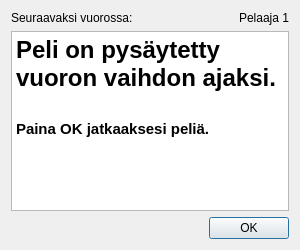
<?xml version="1.0" encoding="UTF-8"?>
<ui version="4.0">
 <class>TurnSwitchDialog</class>
 <widget class="QDialog" name="TurnSwitchDialog">
  <property name="geometry">
   <rect>
    <x>0</x>
    <y>0</y>
    <width>300</width>
    <height>250</height>
   </rect>
  </property>
  <property name="minimumSize">
   <size>
    <width>300</width>
    <height>250</height>
   </size>
  </property>
  <property name="maximumSize">
   <size>
    <width>300</width>
    <height>250</height>
   </size>
  </property>
  <property name="windowTitle">
   <string>Pelivuoron vaihto</string>
  </property>
  <layout class="QGridLayout" name="gridLayout">
   <item row="6" column="0" colspan="2">
    <widget class="QTextBrowser" name="textBrowser">
     <property name="html">
      <string>&lt;!DOCTYPE HTML PUBLIC &quot;-//W3C//DTD HTML 4.0//EN&quot; &quot;http://www.w3.org/TR/REC-html40/strict.dtd&quot;&gt;
&lt;html&gt;&lt;head&gt;&lt;meta name=&quot;qrichtext&quot; content=&quot;1&quot; /&gt;&lt;style type=&quot;text/css&quot;&gt;
p, li { white-space: pre-wrap; }
&lt;/style&gt;&lt;/head&gt;&lt;body style=&quot; font-family:'Cantarell'; font-size:11pt; font-weight:400; font-style:normal;&quot;&gt;
&lt;p style=&quot; margin-top:0px; margin-bottom:0px; margin-left:0px; margin-right:0px; -qt-block-indent:0; text-indent:0px;&quot;&gt;&lt;span style=&quot; font-family:'.SF NS Text'; font-size:18pt; font-weight:600;&quot;&gt;Peli on pysäytetty vuoron vaihdon ajaksi. &lt;/span&gt;&lt;/p&gt;
&lt;p style=&quot;-qt-paragraph-type:empty; margin-top:0px; margin-bottom:0px; margin-left:0px; margin-right:0px; -qt-block-indent:0; text-indent:0px; font-family:'.SF NS Text'; font-size:18pt; font-weight:600;&quot;&gt;&lt;br /&gt;&lt;/p&gt;
&lt;p style=&quot; margin-top:0px; margin-bottom:0px; margin-left:0px; margin-right:0px; -qt-block-indent:0; text-indent:0px;&quot;&gt;&lt;span style=&quot; font-family:'.SF NS Text'; font-weight:600;&quot;&gt;Paina OK jatkaaksesi peliä.&lt;/span&gt;&lt;/p&gt;&lt;/body&gt;&lt;/html&gt;</string>
     </property>
    </widget>
   </item>
   <item row="2" column="0">
    <widget class="QLabel" name="nextPlayerInfoLabel">
     <property name="text">
      <string>Seuraavaksi vuorossa: </string>
     </property>
    </widget>
   </item>
   <item row="2" column="1">
    <widget class="QLabel" name="nextPlayerNameLabel">
     <property name="text">
      <string>Pelaaja 1</string>
     </property>
     <property name="alignment">
      <set>Qt::AlignRight|Qt::AlignTrailing|Qt::AlignVCenter</set>
     </property>
    </widget>
   </item>
   <item row="7" column="1" alignment="Qt::AlignRight">
    <widget class="QPushButton" name="okButton">
     <property name="enabled">
      <bool>true</bool>
     </property>
     <property name="sizePolicy">
      <sizepolicy hsizetype="Fixed" vsizetype="Fixed">
       <horstretch>0</horstretch>
       <verstretch>0</verstretch>
      </sizepolicy>
     </property>
     <property name="maximumSize">
      <size>
       <width>100</width>
       <height>16777215</height>
      </size>
     </property>
     <property name="cursor">
      <cursorShape>PointingHandCursor</cursorShape>
     </property>
     <property name="layoutDirection">
      <enum>Qt::LeftToRight</enum>
     </property>
     <property name="text">
      <string>OK</string>
     </property>
    </widget>
   </item>
  </layout>
 </widget>
 <resources/>
 <connections>
  <connection>
   <sender>okButton</sender>
   <signal>clicked()</signal>
   <receiver>TurnSwitchDialog</receiver>
   <slot>close()</slot>
   <hints>
    <hint type="sourcelabel">
     <x>259</x>
     <y>247</y>
    </hint>
    <hint type="destinationlabel">
     <x>199</x>
     <y>149</y>
    </hint>
   </hints>
  </connection>
 </connections>
</ui>
